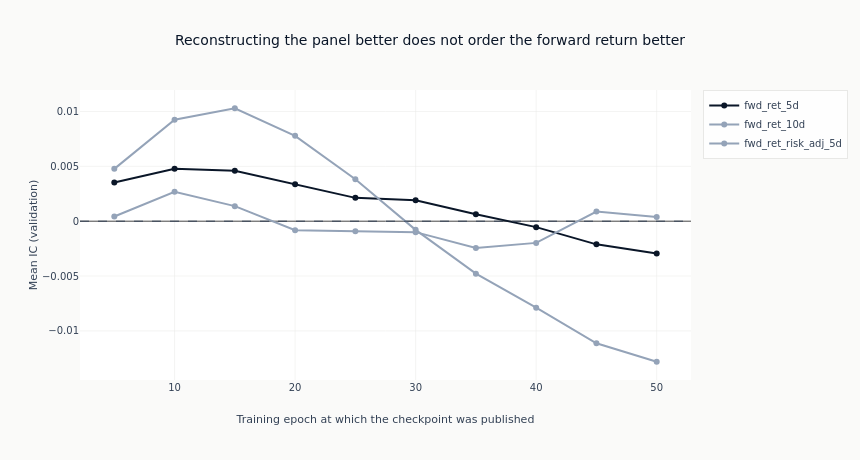

Notebook code for this chart:
### Markdown cell above
### What training longer does to the ranking

One line per label across the published schedule, on one axis. A reconstruction objective has no
reason to improve the IC as it improves, so this chart is where that expectation is either met or
not: a line that wanders without trend is a model whose fit and whose usefulness are unrelated,
which is a finding rather than a failure. The shared axis keeps the distance between labels
readable instead of each panel filling itself.

### Code cell
fig = go.Figure()
for index, label in enumerate(ordered_labels):
    rows = catalog.filter(pl.col("label") == label).sort("checkpoint_value")
    fig.add_trace(
        go.Scatter(
            x=rows.get_column("checkpoint_value").to_list(),
            y=rows.get_column("ic_mean").to_list(),
            mode="lines+markers",
            name=label,
            line=dict(color=COLORS["blue"] if label == primary else COLORS["recede"]),
            marker=dict(color=COLORS["blue"] if label == primary else COLORS["recede"]),
        )
    )
fig.add_hline(y=0, line_width=1, line_dash="dash", line_color=COLORS["neutral"])
fig.update_yaxes(title_text="Mean IC (validation)")
fig.update_xaxes(title_text="Training epoch at which the checkpoint was published")
fig.update_layout(
    title="Reconstructing the panel better does not order the forward return better",
    height=460,
    width=860,
    margin=dict(t=90),
)
# The direction of each line is a fact about the frame, so the alt text counts it rather than
# asserting a shape the next run may not reproduce.
spans = "; ".join(
    f"{row['label']} spans {row['lo']:+.4f} to {row['hi']:+.4f}"
    for row in catalog.group_by("label")
    .agg(lo=pl.col("ic_mean").min(), hi=pl.col("ic_mean").max())
    .sort("label")
    .iter_rows(named=True)
)
show_plotly_with_alt(
    fig,
    "Line chart of mean validation information coefficient against the training epoch at which "
    "each checkpoint was published, one line per label on one axis, the primary target in dark "
    f"navy and the two variants in light slate, with a dashed zero line. Counted from the frame: "
    f"{spans}.",
)

### Figure 1 — Plotly figure (JSON) as saved in the notebook; plotly's stock layout.template omitted (floating-point values rounded to 4 significant figures)
{"data": [{"line": {"color": "#0a1628"}, "marker": {"color": "#0a1628"}, "mode": "lines+markers", "name": "fwd_ret_5d", "type": "scatter", "x": [5, 10, 15, 20, 25, 30, 35, 40, 45, 50], "y": [0.003522, 0.004774, 0.004608, 0.00336, 0.002129, 0.0019, 0.0006267, -0.0005411, -0.002109, -0.00295]}, {"line": {"color": "#94a3b8"}, "marker": {"color": "#94a3b8"}, "mode": "lines+markers", "name": "fwd_ret_10d", "type": "scatter", "x": [5, 10, 15, 20, 25, 30, 35, 40, 45, 50], "y": [0.004772, 0.009252, 0.0103, 0.007783, 0.00382, -0.0007879, -0.004785, -0.00789, -0.01113, -0.01281]}, {"line": {"color": "#94a3b8"}, "marker": {"color": "#94a3b8"}, "mode": "lines+markers", "name": "fwd_ret_risk_adj_5d", "type": "scatter", "x": [5, 10, 15, 20, 25, 30, 35, 40, 45, 50], "y": [0.000429, 0.002689, 0.001372, -0.0008283, -0.0009127, -0.0009974, -0.002448, -0.001976, 0.000879, 0.0003863]}], "layout": {"height": 460, "margin": {"t": 90}, "shapes": [{"line": {"color": "#334155", "dash": "dash", "width": 1}, "type": "line", "x0": 0, "x1": 1, "xref": "x domain", "y0": 0, "y1": 0, "yref": "y"}], "title": {"text": "Reconstructing the panel better does not order the forward return better"}, "width": 860, "xaxis": {"title": {"text": "Training epoch at which the checkpoint was published"}}, "yaxis": {"title": {"text": "Mean IC (validation)"}}}}
